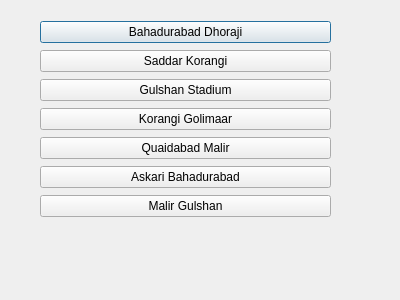
<?xml version="1.0" encoding="UTF-8"?>
<ui version="4.0">
 <class>DriverSignUp2</class>
 <widget class="QDialog" name="DriverSignUp2">
  <property name="geometry">
   <rect>
    <x>0</x>
    <y>0</y>
    <width>400</width>
    <height>300</height>
   </rect>
  </property>
  <property name="windowTitle">
   <string>Dialog</string>
  </property>
  <widget class="QWidget" name="">
   <property name="geometry">
    <rect>
     <x>40</x>
     <y>20</y>
     <width>291</width>
     <height>199</height>
    </rect>
   </property>
   <layout class="QVBoxLayout" name="verticalLayout">
    <item>
     <widget class="QPushButton" name="pushButton_4">
      <property name="text">
       <string>Bahadurabad Dhoraji</string>
      </property>
     </widget>
    </item>
    <item>
     <widget class="QPushButton" name="pushButton">
      <property name="text">
       <string>Saddar Korangi</string>
      </property>
     </widget>
    </item>
    <item>
     <widget class="QPushButton" name="pushButton_3">
      <property name="text">
       <string>Gulshan Stadium</string>
      </property>
     </widget>
    </item>
    <item>
     <widget class="QPushButton" name="pushButton_2">
      <property name="text">
       <string>Korangi Golimaar</string>
      </property>
     </widget>
    </item>
    <item>
     <widget class="QPushButton" name="pushButton_7">
      <property name="text">
       <string>Quaidabad Malir</string>
      </property>
     </widget>
    </item>
    <item>
     <widget class="QPushButton" name="pushButton_5">
      <property name="text">
       <string>Askari Bahadurabad</string>
      </property>
     </widget>
    </item>
    <item>
     <widget class="QPushButton" name="pushButton_6">
      <property name="text">
       <string>Malir Gulshan</string>
      </property>
     </widget>
    </item>
   </layout>
  </widget>
 </widget>
 <resources/>
 <connections/>
</ui>
